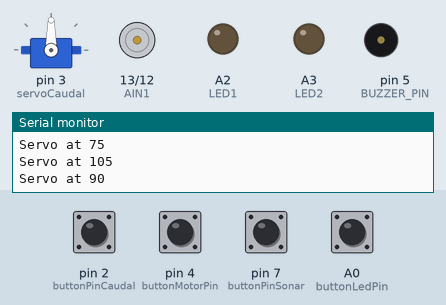
The sketch below on a simulated Arduino Uno, built with avr-gcc and run on an emulated ATmega328P. Shown: servo, motor-driver pin pairs drawn as motors (green arrow = first pin HIGH = forward, orange = second pin HIGH = backward, longer = more drive, scaled by the enable pin), output pins drawn as LEDs (lit = HIGH), buzzer (waves = sounding), the last lines printed to the serial monitor. Dashed ring = blinking. The inputs (shaded band) are chosen by the test bench; at power-on: A0 (buttonLedPin), pin 2 (buttonPinCaudal), pin 4 (buttonMotorPin), pin 7 (buttonPinSonar) LOW.

Above: at 2.4 s.
2.5 s: pin 4 (buttonMotorPin) pulled HIGH for 0.15 s
At 3.0 s:
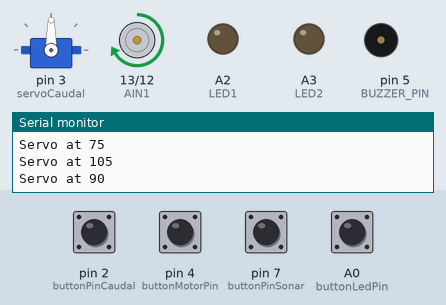
5.0 s: pin 2 (buttonPinCaudal) pulled HIGH for 0.15 s
At 5.3 s:
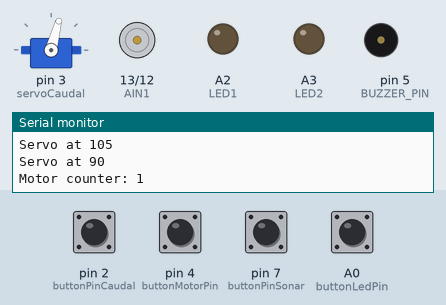
7.5 s: pin 7 (buttonPinSonar) pulled HIGH for 0.15 s
At 8.2 s:
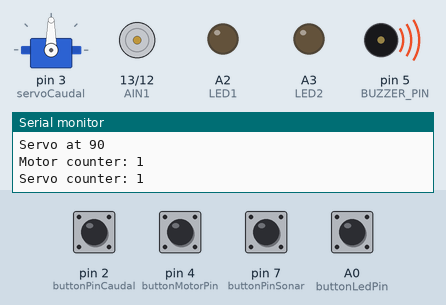
10.0 s: A0 (buttonLedPin) pulled HIGH for 0.15 s
At 10.4 s:
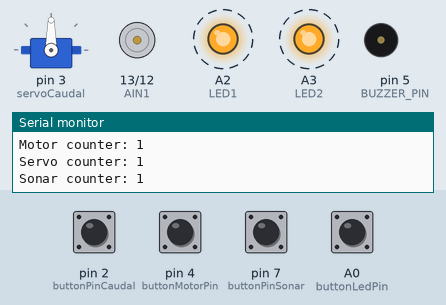
Timing chart, 0 to 13.0 s (numbered marks = the images above; inputs shaded):
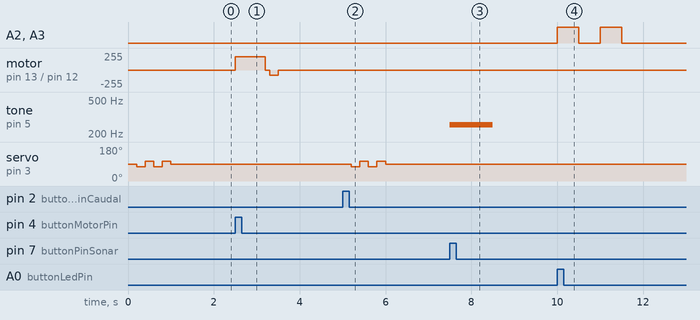

The sketch:

fish_program.ino
```cpp
/*
Notes:
The DC motor requires the other board in addition to the redboard. Use this website
for the appropriate pins/commands:
https://www.tutorialspoint.com/arduino/arduino_dc_motor.htm#:~:text=Following%20is%20the%20schematic%20diagram%20of%20a%20DC,%28speed%20%3E%3D%200%20%26%26%20speed%20%3C%3D%20255%29%20%7B
*/

//****SERVO GLOBAL VARIABLES****
//#include <PWMServo.h> // this allows us to include Arduino's library of servo-specific commands like 'servo1.attach()' and 'servo1.write'
//PWMServo servoCaudal;  // create name for servo
#include <Servo.h> // include servo library
Servo servoCaudal; // name servo
int position = 90;    // variable to store the servo position
const int buttonPinCaudal = 2;  // servo button pin
int buttonCaudalState = 0;
int servoCounter = 0; // set servo button counter to 0

//****SONAR GLOBAL VARIABLES****
#define BUZZER_PIN 5 // The Arduino pin connected to the buzzer
const int buttonPinSonar = 7; // attach sonar button to pin 7
int buttonSonarState = 0;
int sonarCounter = 0; // set sonar button counter to 0

//****MOTOR GLOBAL VARIABLES****
const byte AIN1 = 13; // attach clockwise pin on motor driver to pin 13
const byte AIN2 = 12;
const byte PWMA = 11;
const int buttonMotorPin = 4;
int buttonMotorState = 0;
int motorCounter = 0;

//****LED GLOBAL VARIABLES****
 int LED1 = A2;  // Analog output pin that the LED is attached to
 int LED2 = A3;  // Analog output pin that the LED is attached to
const int buttonLedPin = A0;
int buttonLedState = 0;
int ledCounter = 0;


void setup() {

Serial.begin(9600);
Serial.println("Start of Program");

//SERVO SETUP
pinMode(buttonPinCaudal, INPUT); // connects the button meant to decrease the servo's angle as an input source
//servoCaudal.attach(SERVO_PIN_A);  // attaches the servo to pin 3 and constrains the PWM
servoCaudal.attach(3, 1000, 2000);  // attaches the servo to pin 3 and constrains the PWM
servoCaudal.write(position); // tells servo to go to given position
//int servoCounter = 0;

// Servo do something

   Serial.println("Testing Servo");
      servoCaudal.write(90);
      delay(200);
       servoCaudal.write(75);
       Serial.println("Servo at 75");
       delay(200); // wait 15 ms
       servoCaudal.write(105);
       Serial.println("Servo at 105");
       delay(200);
       servoCaudal.write(75);
       Serial.println("Servo at 75");
       delay(200);
       servoCaudal.write(105);
       Serial.println("Servo at 105");
       delay(200); // wait 15 ms
       servoCaudal.write(90);
       Serial.println("Servo at 90");
       delay(200); // wait 15 ms


//MOTOR SETUP
pinMode(buttonMotorPin, INPUT);
pinMode(AIN1, OUTPUT);
pinMode(AIN2, OUTPUT);
pinMode(PWMA, OUTPUT);

//LED SETUP
pinMode(buttonLedPin, INPUT);
pinMode(LED1, OUTPUT);
pinMode(LED2, OUTPUT);
//int ledCounter = 0;
}

//****MODULAR FUNCTIONS****

//SERVO FUNCTION

void servoFunction(void) {
  buttonCaudalState = digitalRead(buttonPinCaudal);
  //int servoCounter = 0;
    if (buttonCaudalState == HIGH) {
      servoCounter++;
      servoCaudal.write(90);
      delay(200);
       servoCaudal.write(75);
       delay(200); // wait 15 ms
       servoCaudal.write(105);
       delay(200); // wait 15 ms
       servoCaudal.write(75);
       delay(200); // wait 15 ms
       servoCaudal.write(105);
       delay(200); // wait 15 ms
       servoCaudal.write(90);
       delay(200); // wait 15 ms
       Serial.print("Servo counter: ");
      Serial.println(servoCounter); // print the current value
    }

}

//SONAR FUNCTION
void sonar(){
  buttonSonarState = digitalRead(buttonPinSonar);
  //int sonarCounter = 0;
  if (buttonSonarState == HIGH) {
    sonarCounter++;
    tone(BUZZER_PIN, 255, 1000);

    // to distinguish the notes, set a minimum time between them.
    // the note's duration + 30% seems to work well:
    //int pauseBetweenNotes = noteDuration * 1.30;
    //delay(pauseBetweenNotes);
    // stop the tone playing:
    //noTone(BUZZER_PIN);
    delay(1500);
    noTone(BUZZER_PIN);
    delay(500);
    //sonarCounter = sonarCounter + 1;
    Serial.print("Sonar counter: ");
    Serial.println(sonarCounter); // print the current value

}
else noTone(BUZZER_PIN);
}


// MOTOR FUNCTION
void motorFunction(void) {
  buttonMotorState = digitalRead(buttonMotorPin);
  //int motorCounter = 0;
  if (buttonMotorState == HIGH) {
      motorCounter++;
     //set direction to clockwise
  digitalWrite(AIN1, HIGH);
  digitalWrite(AIN2, LOW);
  analogWrite(PWMA,  200);
  delay(700);
     //brake
  digitalWrite(AIN1, HIGH);
  digitalWrite(AIN2, HIGH);
  delay(100);

   //set direction to counterclockwise
  digitalWrite(AIN1, LOW);
  digitalWrite(AIN2, HIGH);
  analogWrite(PWMA, 75);
  delay(200);
  Serial.print("Motor counter: ");
  Serial.println(motorCounter); // print the current value

/*
  //brake
  digitalWrite(AIN1, HIGH);
  digitalWrite(AIN2, HIGH);
  delay(100);

  //back to clockwise to restore position
  digitalWrite(AIN1, HIGH);
  digitalWrite(AIN2, LOW);
  analogWrite(PWMA, 100);
  delay(1000);

  //brake
  digitalWrite(AIN1, HIGH);
  digitalWrite(AIN2, HIGH);
  delay(100);
  */
  //motorCounter = motorCounter + 1;
  }
  else
  digitalWrite(AIN1, LOW);
  digitalWrite(AIN2, LOW);

}

// LED FUNCTION
void ledFunction(void) {
    buttonLedState = digitalRead(buttonLedPin);
    //int ledCounter = 0;
    if (buttonLedState == HIGH) {
      ledCounter++;
  analogWrite(LED1, 255);
  analogWrite(LED2, 255);
  delay(500);
  analogWrite(LED1, 0);
  analogWrite(LED2, 0);
  delay(500);
  analogWrite(LED1, 255);
  analogWrite(LED2, 255);
  delay(500);
  analogWrite(LED1, 0);
  analogWrite(LED2, 0);
  //ledCounter = ledCounter + 1;
  Serial.print("LED counter: ");
  Serial.println(ledCounter); // print the current value
    }
    else
    analogWrite(LED1,0);
    analogWrite(LED2,0);
}

void loop() {
  servoFunction();
  servoCaudal.write(90);
  motorFunction();
  sonar();
  ledFunction();
}
```

Measured:
- after the input at 2.5 s, motor on pin 13 (AIN1) / pin 12 (AIN2): stopped → forward 200/255 at once, → stopped 0.70 s later, → backward 75/255 0.10 s later, → stopped 0.20 s later
- after the input at 5.0 s, servo on pin 3 (servoCaudal): 90° → 75° after 0.20 s, → 105° 0.20 s later, → 75° 0.20 s later, → 105° 0.20 s later, … (5 changes in this stretch)
- after the input at 7.5 s, tone on pin 5 (BUZZER_PIN): silent → 255 Hz at once, → silent 1.0 s later
- after the input at 10.0 s, A2 (LED1), A3 (LED2): alternates HIGH for 0.50 s and LOW for 0.50 s, 4 changes in all, then stays LOW, starting at once
